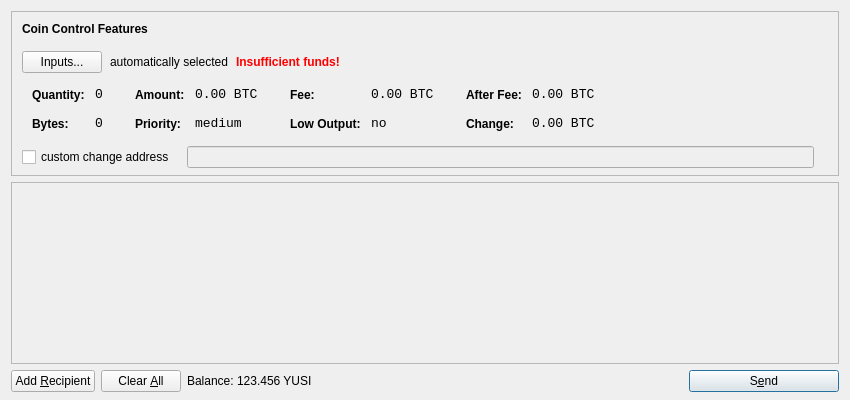
<?xml version="1.0" encoding="UTF-8"?>
<ui version="4.0">
 <class>SendCoinsDialog</class>
 <widget class="QDialog" name="SendCoinsDialog">
  <property name="geometry">
   <rect>
    <x>0</x>
    <y>0</y>
    <width>850</width>
    <height>400</height>
   </rect>
  </property>
  <property name="windowTitle">
   <string>Send Coins</string>
  </property>
  <layout class="QVBoxLayout" name="verticalLayout" stretch="0,1,0">
   <property name="bottomMargin">
    <number>8</number>
   </property>
   <item>
    <widget class="QFrame" name="frameCoinControl">
     <property name="sizePolicy">
      <sizepolicy hsizetype="Expanding" vsizetype="Expanding">
       <horstretch>0</horstretch>
       <verstretch>0</verstretch>
      </sizepolicy>
     </property>
     <property name="maximumSize">
      <size>
       <width>16777215</width>
       <height>16777215</height>
      </size>
     </property>
     <property name="frameShape">
      <enum>QFrame::StyledPanel</enum>
     </property>
     <property name="frameShadow">
      <enum>QFrame::Sunken</enum>
     </property>
     <layout class="QVBoxLayout" name="verticalLayoutCoinControl2">
      <property name="spacing">
       <number>-1</number>
      </property>
      <property name="leftMargin">
       <number>0</number>
      </property>
      <property name="topMargin">
       <number>0</number>
      </property>
      <property name="rightMargin">
       <number>0</number>
      </property>
      <property name="bottomMargin">
       <number>6</number>
      </property>
      <item>
       <layout class="QVBoxLayout" name="verticalLayoutCoinControl" stretch="0,0,0,0,1">
        <property name="spacing">
         <number>0</number>
        </property>
        <property name="leftMargin">
         <number>10</number>
        </property>
        <property name="topMargin">
         <number>10</number>
        </property>
        <item>
         <layout class="QHBoxLayout" name="horizontalLayoutCoinControl1">
          <property name="bottomMargin">
           <number>15</number>
          </property>
          <item>
           <widget class="QLabel" name="labelCoinControlFeatures">
            <property name="sizePolicy">
             <sizepolicy hsizetype="Preferred" vsizetype="Maximum">
              <horstretch>0</horstretch>
              <verstretch>0</verstretch>
             </sizepolicy>
            </property>
            <property name="font">
             <font>
              <weight>75</weight>
              <bold>true</bold>
             </font>
            </property>
            <property name="styleSheet">
             <string notr="true">font-weight:bold;</string>
            </property>
            <property name="text">
             <string>Coin Control Features</string>
            </property>
           </widget>
          </item>
         </layout>
        </item>
        <item>
         <layout class="QHBoxLayout" name="horizontalLayoutCoinControl2" stretch="0,0,0,0">
          <property name="spacing">
           <number>8</number>
          </property>
          <property name="bottomMargin">
           <number>10</number>
          </property>
          <item>
           <widget class="QPushButton" name="pushButtonCoinControl">
            <property name="styleSheet">
             <string notr="true"/>
            </property>
            <property name="text">
             <string>Inputs...</string>
            </property>
           </widget>
          </item>
          <item>
           <widget class="QLabel" name="labelCoinControlAutomaticallySelected">
            <property name="text">
             <string>automatically selected</string>
            </property>
            <property name="margin">
             <number>5</number>
            </property>
           </widget>
          </item>
          <item>
           <widget class="QLabel" name="labelCoinControlInsuffFunds">
            <property name="font">
             <font>
              <weight>75</weight>
              <bold>true</bold>
             </font>
            </property>
            <property name="styleSheet">
             <string notr="true">color:red;font-weight:bold;</string>
            </property>
            <property name="text">
             <string>Insufficient funds!</string>
            </property>
            <property name="margin">
             <number>5</number>
            </property>
           </widget>
          </item>
          <item>
           <spacer name="horizontalSpacerCoinControl">
            <property name="orientation">
             <enum>Qt::Horizontal</enum>
            </property>
            <property name="sizeHint" stdset="0">
             <size>
              <width>40</width>
              <height>1</height>
             </size>
            </property>
           </spacer>
          </item>
         </layout>
        </item>
        <item>
         <widget class="QWidget" name="widgetCoinControl" native="true">
          <property name="sizePolicy">
           <sizepolicy hsizetype="Preferred" vsizetype="Preferred">
            <horstretch>0</horstretch>
            <verstretch>0</verstretch>
           </sizepolicy>
          </property>
          <property name="minimumSize">
           <size>
            <width>0</width>
            <height>0</height>
           </size>
          </property>
          <property name="styleSheet">
           <string notr="true"/>
          </property>
          <layout class="QHBoxLayout" name="horizontalLayoutCoinControl5">
           <property name="margin">
            <number>0</number>
           </property>
           <item>
            <layout class="QHBoxLayout" name="horizontalLayoutCoinControl3" stretch="0,0,0,1">
             <property name="spacing">
              <number>20</number>
             </property>
             <property name="topMargin">
              <number>0</number>
             </property>
             <property name="bottomMargin">
              <number>10</number>
             </property>
             <item>
              <layout class="QFormLayout" name="formLayoutCoinControl1">
               <property name="horizontalSpacing">
                <number>10</number>
               </property>
               <property name="verticalSpacing">
                <number>14</number>
               </property>
               <property name="leftMargin">
                <number>10</number>
               </property>
               <property name="topMargin">
                <number>4</number>
               </property>
               <property name="rightMargin">
                <number>6</number>
               </property>
               <item row="0" column="0">
                <widget class="QLabel" name="labelCoinControlQuantityText">
                 <property name="styleSheet">
                  <string notr="true">font-weight:bold;</string>
                 </property>
                 <property name="text">
                  <string>Quantity:</string>
                 </property>
                 <property name="margin">
                  <number>0</number>
                 </property>
                </widget>
               </item>
               <item row="0" column="1">
                <widget class="QLabel" name="labelCoinControlQuantity">
                 <property name="font">
                  <font>
                   <family>Monospace</family>
                   <pointsize>10</pointsize>
                  </font>
                 </property>
                 <property name="cursor">
                  <cursorShape>IBeamCursor</cursorShape>
                 </property>
                 <property name="contextMenuPolicy">
                  <enum>Qt::ActionsContextMenu</enum>
                 </property>
                 <property name="text">
                  <string notr="true">0</string>
                 </property>
                 <property name="margin">
                  <number>0</number>
                 </property>
                 <property name="textInteractionFlags">
                  <set>Qt::LinksAccessibleByMouse|Qt::TextSelectableByKeyboard|Qt::TextSelectableByMouse</set>
                 </property>
                </widget>
               </item>
               <item row="1" column="0">
                <widget class="QLabel" name="labelCoinControlBytesText">
                 <property name="styleSheet">
                  <string notr="true">font-weight:bold;</string>
                 </property>
                 <property name="text">
                  <string>Bytes:</string>
                 </property>
                </widget>
               </item>
               <item row="1" column="1">
                <widget class="QLabel" name="labelCoinControlBytes">
                 <property name="font">
                  <font>
                   <family>Monospace</family>
                   <pointsize>10</pointsize>
                  </font>
                 </property>
                 <property name="cursor">
                  <cursorShape>IBeamCursor</cursorShape>
                 </property>
                 <property name="contextMenuPolicy">
                  <enum>Qt::ActionsContextMenu</enum>
                 </property>
                 <property name="text">
                  <string notr="true">0</string>
                 </property>
                 <property name="textInteractionFlags">
                  <set>Qt::LinksAccessibleByMouse|Qt::TextSelectableByKeyboard|Qt::TextSelectableByMouse</set>
                 </property>
                </widget>
               </item>
              </layout>
             </item>
             <item>
              <layout class="QFormLayout" name="formLayoutCoinControl2">
               <property name="horizontalSpacing">
                <number>10</number>
               </property>
               <property name="verticalSpacing">
                <number>14</number>
               </property>
               <property name="leftMargin">
                <number>6</number>
               </property>
               <property name="topMargin">
                <number>4</number>
               </property>
               <property name="rightMargin">
                <number>6</number>
               </property>
               <item row="0" column="0">
                <widget class="QLabel" name="labelCoinControlAmountText">
                 <property name="styleSheet">
                  <string notr="true">font-weight:bold;</string>
                 </property>
                 <property name="text">
                  <string>Amount:</string>
                 </property>
                 <property name="margin">
                  <number>0</number>
                 </property>
                </widget>
               </item>
               <item row="0" column="1">
                <widget class="QLabel" name="labelCoinControlAmount">
                 <property name="font">
                  <font>
                   <family>Monospace</family>
                   <pointsize>10</pointsize>
                  </font>
                 </property>
                 <property name="cursor">
                  <cursorShape>IBeamCursor</cursorShape>
                 </property>
                 <property name="contextMenuPolicy">
                  <enum>Qt::ActionsContextMenu</enum>
                 </property>
                 <property name="text">
                  <string notr="true">0.00 BTC</string>
                 </property>
                 <property name="textInteractionFlags">
                  <set>Qt::LinksAccessibleByMouse|Qt::TextSelectableByKeyboard|Qt::TextSelectableByMouse</set>
                 </property>
                </widget>
               </item>
               <item row="1" column="0">
                <widget class="QLabel" name="labelCoinControlPriorityText">
                 <property name="styleSheet">
                  <string notr="true">font-weight:bold;</string>
                 </property>
                 <property name="text">
                  <string>Priority:</string>
                 </property>
                </widget>
               </item>
               <item row="1" column="1">
                <widget class="QLabel" name="labelCoinControlPriority">
                 <property name="font">
                  <font>
                   <family>Monospace</family>
                   <pointsize>10</pointsize>
                  </font>
                 </property>
                 <property name="cursor">
                  <cursorShape>IBeamCursor</cursorShape>
                 </property>
                 <property name="contextMenuPolicy">
                  <enum>Qt::ActionsContextMenu</enum>
                 </property>
                 <property name="text">
                  <string>medium</string>
                 </property>
                 <property name="textInteractionFlags">
                  <set>Qt::LinksAccessibleByMouse|Qt::TextSelectableByKeyboard|Qt::TextSelectableByMouse</set>
                 </property>
                </widget>
               </item>
              </layout>
             </item>
             <item>
              <layout class="QFormLayout" name="formLayoutCoinControl3">
               <property name="horizontalSpacing">
                <number>10</number>
               </property>
               <property name="verticalSpacing">
                <number>14</number>
               </property>
               <property name="leftMargin">
                <number>6</number>
               </property>
               <property name="topMargin">
                <number>4</number>
               </property>
               <property name="rightMargin">
                <number>6</number>
               </property>
               <item row="0" column="0">
                <widget class="QLabel" name="labelCoinControlFeeText">
                 <property name="styleSheet">
                  <string notr="true">font-weight:bold;</string>
                 </property>
                 <property name="text">
                  <string>Fee:</string>
                 </property>
                 <property name="margin">
                  <number>0</number>
                 </property>
                </widget>
               </item>
               <item row="0" column="1">
                <widget class="QLabel" name="labelCoinControlFee">
                 <property name="font">
                  <font>
                   <family>Monospace</family>
                   <pointsize>10</pointsize>
                  </font>
                 </property>
                 <property name="cursor">
                  <cursorShape>IBeamCursor</cursorShape>
                 </property>
                 <property name="contextMenuPolicy">
                  <enum>Qt::ActionsContextMenu</enum>
                 </property>
                 <property name="text">
                  <string notr="true">0.00 BTC</string>
                 </property>
                 <property name="textInteractionFlags">
                  <set>Qt::LinksAccessibleByMouse|Qt::TextSelectableByKeyboard|Qt::TextSelectableByMouse</set>
                 </property>
                </widget>
               </item>
               <item row="1" column="0">
                <widget class="QLabel" name="labelCoinControlLowOutputText">
                 <property name="styleSheet">
                  <string notr="true">font-weight:bold;</string>
                 </property>
                 <property name="text">
                  <string>Low Output:</string>
                 </property>
                </widget>
               </item>
               <item row="1" column="1">
                <widget class="QLabel" name="labelCoinControlLowOutput">
                 <property name="font">
                  <font>
                   <family>Monospace</family>
                   <pointsize>10</pointsize>
                  </font>
                 </property>
                 <property name="cursor">
                  <cursorShape>IBeamCursor</cursorShape>
                 </property>
                 <property name="contextMenuPolicy">
                  <enum>Qt::ActionsContextMenu</enum>
                 </property>
                 <property name="text">
                  <string>no</string>
                 </property>
                 <property name="textInteractionFlags">
                  <set>Qt::LinksAccessibleByMouse|Qt::TextSelectableByKeyboard|Qt::TextSelectableByMouse</set>
                 </property>
                </widget>
               </item>
              </layout>
             </item>
             <item>
              <layout class="QFormLayout" name="formLayoutCoinControl4">
               <property name="horizontalSpacing">
                <number>10</number>
               </property>
               <property name="verticalSpacing">
                <number>14</number>
               </property>
               <property name="leftMargin">
                <number>6</number>
               </property>
               <property name="topMargin">
                <number>4</number>
               </property>
               <property name="rightMargin">
                <number>6</number>
               </property>
               <item row="0" column="0">
                <widget class="QLabel" name="labelCoinControlAfterFeeText">
                 <property name="styleSheet">
                  <string notr="true">font-weight:bold;</string>
                 </property>
                 <property name="text">
                  <string>After Fee:</string>
                 </property>
                 <property name="margin">
                  <number>0</number>
                 </property>
                </widget>
               </item>
               <item row="0" column="1">
                <widget class="QLabel" name="labelCoinControlAfterFee">
                 <property name="font">
                  <font>
                   <family>Monospace</family>
                   <pointsize>10</pointsize>
                  </font>
                 </property>
                 <property name="cursor">
                  <cursorShape>IBeamCursor</cursorShape>
                 </property>
                 <property name="contextMenuPolicy">
                  <enum>Qt::ActionsContextMenu</enum>
                 </property>
                 <property name="text">
                  <string notr="true">0.00 BTC</string>
                 </property>
                 <property name="textInteractionFlags">
                  <set>Qt::LinksAccessibleByMouse|Qt::TextSelectableByKeyboard|Qt::TextSelectableByMouse</set>
                 </property>
                </widget>
               </item>
               <item row="1" column="0">
                <widget class="QLabel" name="labelCoinControlChangeText">
                 <property name="styleSheet">
                  <string notr="true">font-weight:bold;</string>
                 </property>
                 <property name="text">
                  <string>Change:</string>
                 </property>
                </widget>
               </item>
               <item row="1" column="1">
                <widget class="QLabel" name="labelCoinControlChange">
                 <property name="font">
                  <font>
                   <family>Monospace</family>
                   <pointsize>10</pointsize>
                  </font>
                 </property>
                 <property name="cursor">
                  <cursorShape>IBeamCursor</cursorShape>
                 </property>
                 <property name="contextMenuPolicy">
                  <enum>Qt::ActionsContextMenu</enum>
                 </property>
                 <property name="text">
                  <string notr="true">0.00 BTC</string>
                 </property>
                 <property name="textInteractionFlags">
                  <set>Qt::LinksAccessibleByMouse|Qt::TextSelectableByKeyboard|Qt::TextSelectableByMouse</set>
                 </property>
                </widget>
               </item>
              </layout>
             </item>
            </layout>
           </item>
          </layout>
         </widget>
        </item>
        <item>
         <layout class="QHBoxLayout" name="horizontalLayoutCoinControl4" stretch="0,0,0">
          <property name="spacing">
           <number>12</number>
          </property>
          <property name="sizeConstraint">
           <enum>QLayout::SetDefaultConstraint</enum>
          </property>
          <property name="topMargin">
           <number>5</number>
          </property>
          <property name="rightMargin">
           <number>5</number>
          </property>
          <item>
           <widget class="QCheckBox" name="checkBoxCoinControlChange">
            <property name="text">
             <string>custom change address</string>
            </property>
           </widget>
          </item>
          <item>
           <widget class="QLineEdit" name="lineEditCoinControlChange">
            <property name="enabled">
             <bool>false</bool>
            </property>
            <property name="sizePolicy">
             <sizepolicy hsizetype="Expanding" vsizetype="Fixed">
              <horstretch>0</horstretch>
              <verstretch>0</verstretch>
             </sizepolicy>
            </property>
           </widget>
          </item>
          <item>
           <widget class="QLabel" name="labelCoinControlChangeLabel">
            <property name="sizePolicy">
             <sizepolicy hsizetype="Preferred" vsizetype="Expanding">
              <horstretch>0</horstretch>
              <verstretch>0</verstretch>
             </sizepolicy>
            </property>
            <property name="minimumSize">
             <size>
              <width>0</width>
              <height>0</height>
             </size>
            </property>
            <property name="text">
             <string/>
            </property>
            <property name="margin">
             <number>3</number>
            </property>
           </widget>
          </item>
         </layout>
        </item>
        <item>
         <spacer name="verticalSpacerCoinControl">
          <property name="orientation">
           <enum>Qt::Vertical</enum>
          </property>
          <property name="sizeHint" stdset="0">
           <size>
            <width>800</width>
            <height>1</height>
           </size>
          </property>
         </spacer>
        </item>
       </layout>
      </item>
     </layout>
    </widget>
   </item>
   <item>
    <widget class="QScrollArea" name="scrollArea">
     <property name="widgetResizable">
      <bool>true</bool>
     </property>
     <widget class="QWidget" name="scrollAreaWidgetContents">
      <property name="geometry">
       <rect>
        <x>0</x>
        <y>0</y>
        <width>830</width>
        <height>165</height>
       </rect>
      </property>
      <layout class="QVBoxLayout" name="verticalLayout_2">
       <property name="margin">
        <number>0</number>
       </property>
       <item>
        <layout class="QVBoxLayout" name="entries">
         <property name="spacing">
          <number>6</number>
         </property>
        </layout>
       </item>
       <item>
        <spacer name="verticalSpacer">
         <property name="orientation">
          <enum>Qt::Vertical</enum>
         </property>
         <property name="sizeHint" stdset="0">
          <size>
           <width>20</width>
           <height>40</height>
          </size>
         </property>
        </spacer>
       </item>
      </layout>
     </widget>
    </widget>
   </item>
   <item>
    <layout class="QHBoxLayout" name="horizontalLayout">
     <item>
      <widget class="QPushButton" name="addButton">
       <property name="toolTip">
        <string>Send to multiple recipients at once</string>
       </property>
       <property name="text">
        <string>Add &amp;Recipient</string>
       </property>
       <property name="icon">
        <iconset resource="../bitcoin.qrc">
         <normaloff>:/icons/add</normaloff>:/icons/add</iconset>
       </property>
       <property name="autoDefault">
        <bool>false</bool>
       </property>
      </widget>
     </item>
     <item>
      <widget class="QPushButton" name="clearButton">
       <property name="sizePolicy">
        <sizepolicy hsizetype="Minimum" vsizetype="Fixed">
         <horstretch>0</horstretch>
         <verstretch>0</verstretch>
        </sizepolicy>
       </property>
       <property name="toolTip">
        <string>Remove all transaction fields</string>
       </property>
       <property name="text">
        <string>Clear &amp;All</string>
       </property>
       <property name="icon">
        <iconset resource="../bitcoin.qrc">
         <normaloff>:/icons/remove</normaloff>:/icons/remove</iconset>
       </property>
       <property name="autoRepeatDelay">
        <number>300</number>
       </property>
       <property name="autoDefault">
        <bool>false</bool>
       </property>
      </widget>
     </item>
     <item>
      <layout class="QHBoxLayout" name="horizontalLayout_2">
       <property name="spacing">
        <number>3</number>
       </property>
       <item>
        <widget class="QLabel" name="label">
         <property name="text">
          <string>Balance:</string>
         </property>
        </widget>
       </item>
       <item>
        <widget class="QLabel" name="labelBalance">
         <property name="cursor">
          <cursorShape>IBeamCursor</cursorShape>
         </property>
         <property name="text">
          <string>123.456 YUSI</string>
         </property>
         <property name="textInteractionFlags">
          <set>Qt::LinksAccessibleByMouse|Qt::TextSelectableByKeyboard|Qt::TextSelectableByMouse</set>
         </property>
        </widget>
       </item>
      </layout>
     </item>
     <item>
      <spacer name="horizontalSpacer">
       <property name="orientation">
        <enum>Qt::Horizontal</enum>
       </property>
       <property name="sizeHint" stdset="0">
        <size>
         <width>40</width>
         <height>20</height>
        </size>
       </property>
      </spacer>
     </item>
     <item>
      <widget class="QPushButton" name="sendButton">
       <property name="minimumSize">
        <size>
         <width>150</width>
         <height>0</height>
        </size>
       </property>
       <property name="toolTip">
        <string>Confirm the send action</string>
       </property>
       <property name="text">
        <string>S&amp;end</string>
       </property>
       <property name="icon">
        <iconset resource="../bitcoin.qrc">
         <normaloff>:/icons/send</normaloff>:/icons/send</iconset>
       </property>
       <property name="default">
        <bool>true</bool>
       </property>
      </widget>
     </item>
    </layout>
   </item>
  </layout>
 </widget>
 <resources>
  <include location="../bitcoin.qrc"/>
 </resources>
 <connections/>
</ui>
